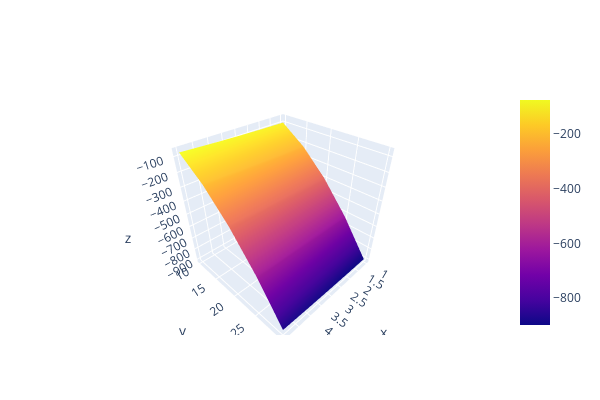

Here is the notebook cell this chart was saved with:
### Code cell
fig = go.Figure(data=[go.Surface(z=z, x=x, y=y)])
# Update the layout
fig.update_layout(
    autosize=False,
    width=600,
    height=400,
    margin=dict(l=65, r=50, b=65, t=90)
)
fig.show()

### Figure 1 — Plotly figure (JSON) as saved in the notebook; plotly's stock layout.template omitted (floating-point values rounded to 4 significant figures)
{"data": [{"type": "surface", "x": [[1, 2, 3, 4, 5], [1, 2, 3, 4, 5], [1, 2, 3, 4, 5], [1, 2, 3, 4, 5], [1, 2, 3, 4, 5]], "y": [[10, 10, 10, 10, 10], [15, 15, 15, 15, 15], [20, 20, 20, 20, 20], [25, 25, 25, 25, 25], [30, 30, 30, 30, 30]], "z": [[-99, -96, -91, -84, -75], [-224, -221, -216, -209, -200], [-399, -396, -391, -384, -375], [-624, -621, -616, -609, -600], [-899, -896, -891, -884, -875]]}], "layout": {"autosize": false, "height": 400, "margin": {"b": 65, "l": 65, "r": 50, "t": 90}, "width": 600}}
